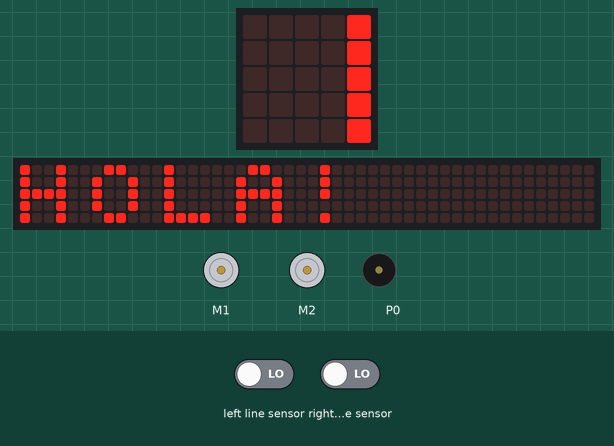
The program below on a simulated BBC micro:bit (MakeCode). Parts: the board's 5×5 LED display, a strip that is not on the board, showing the scrolling text unrolled, 2 × DC motor (green arrow = forward, orange = backward, longer = faster), buzzer (waves = sounding). The test bench sets the inputs (shaded band); at power-on: left line sensor LOW, right line sensor LOW. The 48×5 strip is a reading aid, not a part: it shows the text the display is scrolling, unrolled, one strip-width of it at a time.

Above: at 4.2 s.
At 4.7 s:
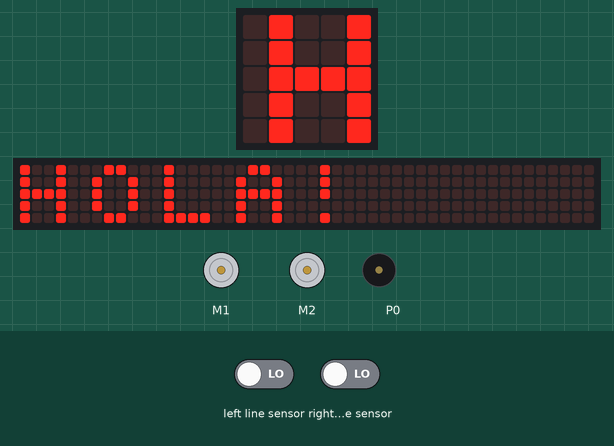
At 5.3 s:
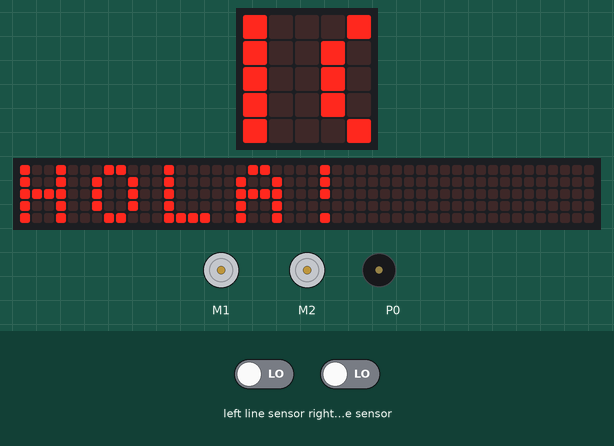
At 6.5 s:
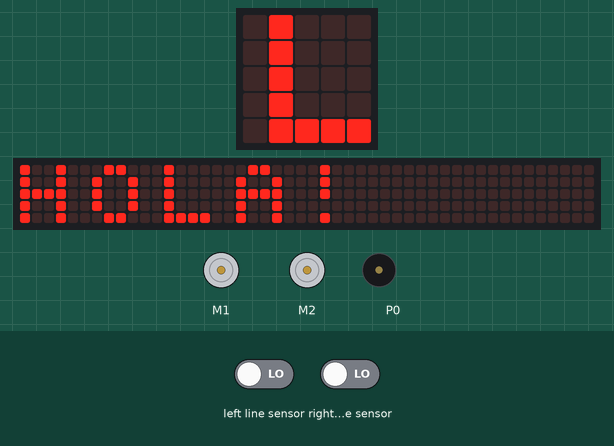
At 8.7 s:
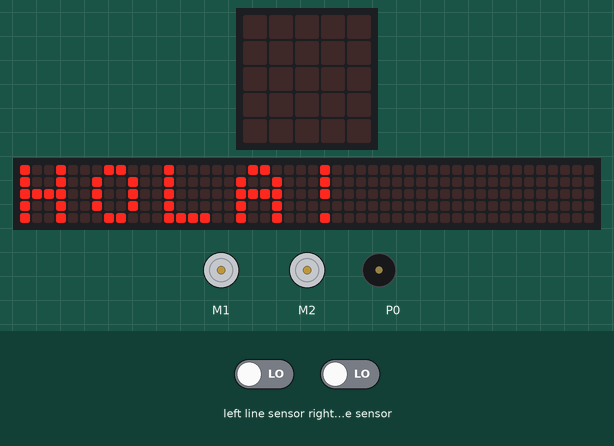
At 9.64 s:
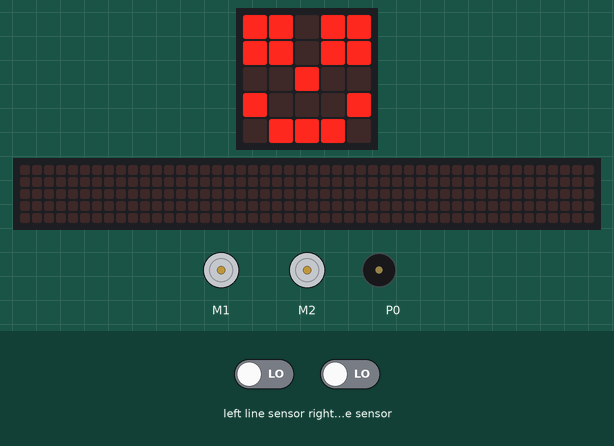
Timing chart, 0 to 11.4 s (numbered marks = the images above):
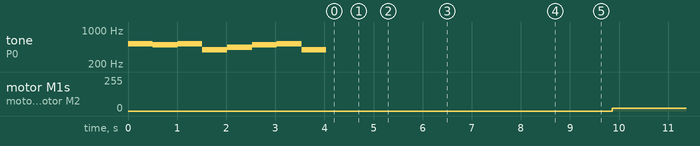

Measured:
- by itself, motor M1, motor M2: stopped → forward 20/255 at 9.9 s
- what the display in image 4 shows lasts 0.7 s, from 8.7 s to 9.4 s

The program:

main.ts
```typescript
music.playMelody("C5 B C5 G A B C5 G ", 120)
basic.showString("HOLA!")
basic.forever(function () {
    basic.showLeds(`
        # # . # #
        # # . # #
        . . # . .
        # . . . #
        . # # # .
        `)
    if (maqueen.readPatrol(maqueen.Patrol.PatrolLeft) == 0 && maqueen.readPatrol(maqueen.Patrol.PatrolRight) == 0) {
        maqueen.motorRun(maqueen.Motors.All, maqueen.Dir.CW, 20)
    }
    if (maqueen.readPatrol(maqueen.Patrol.PatrolLeft) == 1 && maqueen.readPatrol(maqueen.Patrol.PatrolRight) == 0) {
        maqueen.motorRun(maqueen.Motors.All, maqueen.Dir.CW, 20)
    }
    if (maqueen.readPatrol(maqueen.Patrol.PatrolLeft) == 0 && maqueen.readPatrol(maqueen.Patrol.PatrolRight) == 1) {
        maqueen.motorRun(maqueen.Motors.All, maqueen.Dir.CW, 20)
    }
})
```

test.ts
```typescript
// aquí va el archivo "tests"; esto no se compilará cuando este paquete se utilice como una extensión.
```
